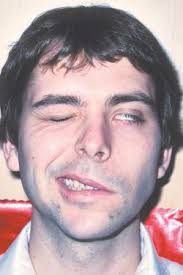
#> input picture backend/data/raw_data/Strokefaces/droopy/images (58).jpg, 183 x 275 px, found by its file name; its folder holds only this picture in this run
$ python simple_test.py
#> lines starting #> are read from the running program, lines starting #| are printed output that depends on the picture
print("Starting simple test...")

import os
print("OS imported")

import numpy as np
print("NumPy imported")

from PIL import Image
print("PIL imported")

print("Testing image processing...")

paralytic_path = r"C:\Users\Aneeta\Downloads\archive (4)\Strokefaces\droopy"

if os.path.exists(paralytic_path):
    files = os.listdir(paralytic_path)
    image_files = [f for f in files if f.lower().endswith(('.jpg', '.jpeg', '.png', '.bmp'))]
    print(f"Found {len(image_files)} image files")

    if len(image_files) > 0:
        test_file = os.path.join(paralytic_path, image_files[0])
        print(f"Testing with file: {test_file}")

        try:
            image = Image.open(test_file).convert('L').resize((32, 32))
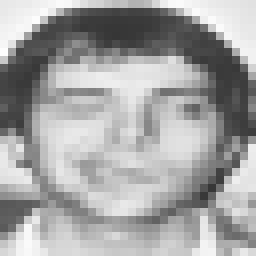
#> image: PIL image 32x32 L (shown 8 times larger); min 54, max 253, mean 163.3
            features = np.array(image).flatten()
#> features = 1024 values, max 253 at index 192, min 54 at index 142, mean 163.3
            print(f"Successfully processed image. Features shape: {features.shape}")
#| Successfully processed image. Features shape: (1024,)
        except Exception as e:
            print(f"Error processing image: {e}")
else:
    print("Paralytic path not found")

print("Test completed!")

$ run again, on backend/data/raw_data/Strokefaces/droopy/images - 2019-08-23T112541.232.jpg
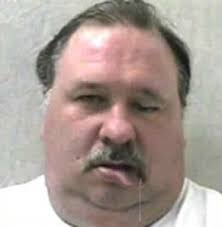
#> input picture backend/data/raw_data/Strokefaces/droopy/images - 2019-08-23T112541.232.jpg, 222 x 227 px, found by its file name
#> `image = Image.open(test_file).convert('L').resize((32, 32))`:
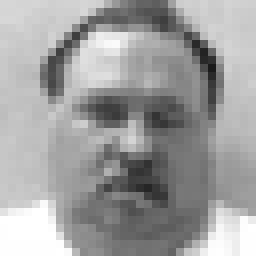
#> image: PIL image 32x32 L (shown 8 times larger); min 26, max 255, mean 159.6
#> features = 1024 values, max 255 at index 836, min 26 at index 282, mean 159.6
#| Successfully processed image. Features shape: (1024,)

$ run again, on backend/data/raw_data/Strokefaces/droopy/images - 2019-08-23T122733.562.jpg
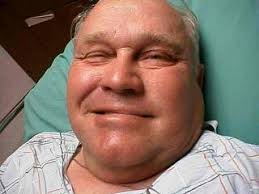
#> input picture backend/data/raw_data/Strokefaces/droopy/images - 2019-08-23T122733.562.jpg, 259 x 194 px, found by its file name
#> `image = Image.open(test_file).convert('L').resize((32, 32))`:
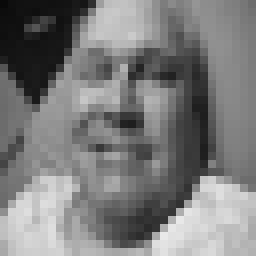
#> image: PIL image 32x32 L (shown 8 times larger); min 9, max 233, mean 123.9
#> features = 1024 values, max 233 at index 948, min 9 at index 0, mean 123.9
#| Successfully processed image. Features shape: (1024,)

$ run again, on backend/data/raw_data/Strokefaces/droopy/images - 2019-08-23T123224.249.jpg
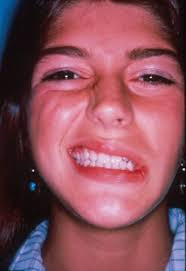
#> input picture backend/data/raw_data/Strokefaces/droopy/images - 2019-08-23T123224.249.jpg, 186 x 271 px, found by its file name
#> `image = Image.open(test_file).convert('L').resize((32, 32))`:
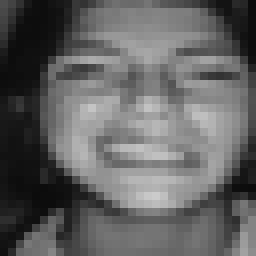
#> image: PIL image 32x32 L (shown 8 times larger); min 11, max 203, mean 97.7
#> features = 1024 values, max 203 at index 787, min 11 at index 31, mean 97.71
#| Successfully processed image. Features shape: (1024,)

$ run again, on backend/data/raw_data/Strokefaces/droopy/images (98).jpg
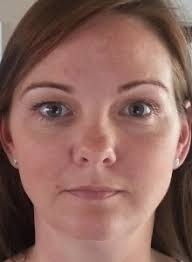
#> input picture backend/data/raw_data/Strokefaces/droopy/images (98).jpg, 192 x 262 px, found by its file name
#> `image = Image.open(test_file).convert('L').resize((32, 32))`:
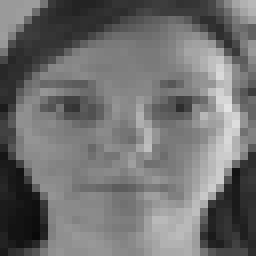
#> image: PIL image 32x32 L (shown 8 times larger); min 10, max 225, mean 112.2
#> features = 1024 values, max 225 at index 444, min 10 at index 932, mean 112.2
#| Successfully processed image. Features shape: (1024,)
